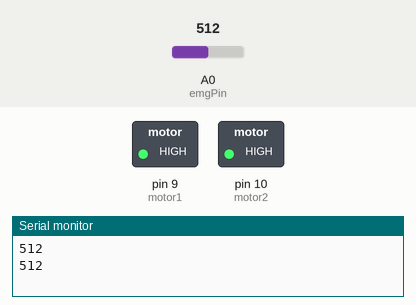
Recording of a sketch running on a simulated Arduino Uno, built with avr-gcc and run on an emulated ATmega328P. Shown: switched loads named in the sketch (green lamp = pin HIGH), the last lines printed to the serial monitor. Dashed ring = blinking. The inputs (shaded band) are chosen by the test bench; at power-on: A0 (emgPin) = 512.

Above: at 0.9 s.
1.5 s: A0 (emgPin) set to 483
At 2.7 s:
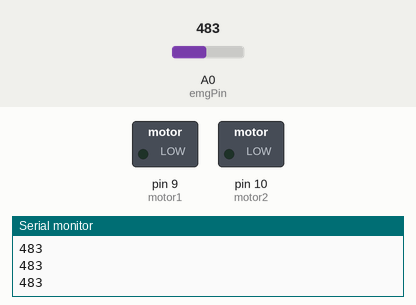
3.1 s: A0 (emgPin) set to 510
At 3.5 s:
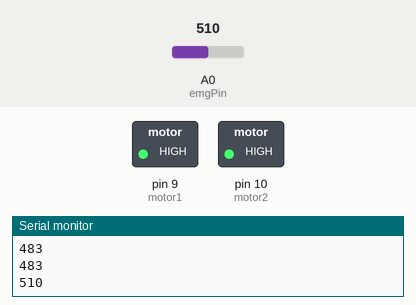
6.3 s: A0 (emgPin) set to 490
At 6.5 s:
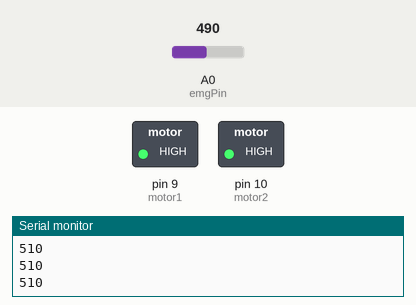
7.9 s: A0 (emgPin) set to 511
At 8.3 s:
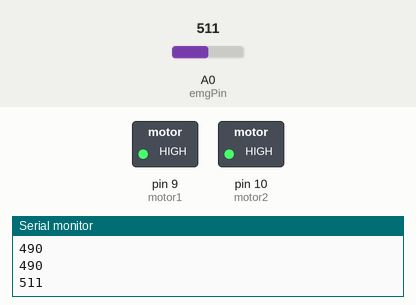
Timing chart, 0 to 12.1 s (numbered marks = the images above; inputs shaded):
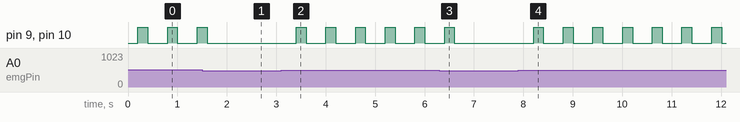

The sketch:

emg_cramp_detection.ino
```cpp
const int emgPin = A0;
const int motor1 = 9;
const int motor2 = 10;

int threshold = 500;

void setup() {
  pinMode(motor1, OUTPUT);
  pinMode(motor2, OUTPUT);
  Serial.begin(9600);
}

void loop() {
  int emgValue = analogRead(emgPin);
  Serial.println(emgValue);
  delay(200);
  if (emgValue > threshold) {
    // Pulse pattern
    digitalWrite(motor1, HIGH);
    digitalWrite(motor2, HIGH);
    delay(200);

    digitalWrite(motor1, LOW);
    digitalWrite(motor2, LOW);
    delay(200);
  } else {
    digitalWrite(motor1, LOW);
    digitalWrite(motor2, LOW);
  }
}
```

Measured:
- the behaviour switches between 501 and 500 on A0 (emgPin) (found by bisection; images 0 and 1)
- after the input at 1.5 s, pin 9 (motor1), pin 10 (motor2): goes on until 1.6 s, then stays LOW
- after the input at 3.1 s, pin 9 (motor1), pin 10 (motor2): alternates HIGH for 0.20 s and LOW for 0.40 s, starting after 0.30 s
- after the input at 6.3 s, pin 9 (motor1), pin 10 (motor2): goes on until 6.6 s, then stays LOW
- after the input at 7.9 s, pin 9 (motor1), pin 10 (motor2): alternates HIGH for 0.20 s and LOW for 0.40 s, starting after 0.31 s
- by itself, pin 9 (motor1), pin 10 (motor2): alternates HIGH for 0.20 s and LOW for 0.40 s
